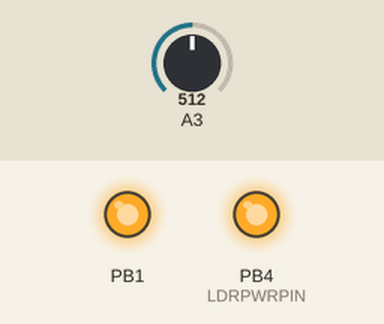
Simulated run of this sketch. Board: ATtiny85, built with avr-gcc and run on an emulated ATtiny85. Parts: output pins drawn as LEDs (lit = HIGH). The inputs (shaded band) are chosen by the test bench; at power-on: A3 = 512. What the sketch prints to the serial monitor is not drawn.

Above: at 0.1 s.
Timing chart, 0 to 1.6 s (numbered marks = the images above):
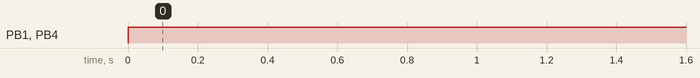

The sketch:

LDR_SENSORLIGHT.ino
```cpp
////////////////////////////////////////////////////////////

// LDR = Light Dpendant Resistor


//////////////////////// Bill of materials/////////////////
/*

1x LDR
1x 100k resistor
1x Led


*/
////////////////////////End ///////////////////////////////
//#include "Arduino.h"
#include "Pins.h"
#include "LDR.h"

// select for power save mode
#define USE_PWRpin
//#define 5v_Pin
#define PWRSAVE 5000  // Powersave timer
#define MIN 0
#define MAX 1023
#define OFF 0
#define ON 255
#define SCREENTIME 500
#define PWROFF 5000

// Predifed Pins or Chose your OWN uncomment
//ldr ldr(A3, 13,5000,5000);  // LDR = Pin Defined  (A3 , D13)  LED_BUILTIN on when Sensor powered
ldr ldr(LDR, LDRPWRPIN, PWRSAVE, SCREENTIME, LED, PWROFF);  // LDR = Pin Defined in Pins.h   (A3 , D13)  LED_BUILTIN on when Sensor powered
//LdrLed ldrLed(9);  // Chose your own pin PWM
ldrLed ldrLed(LED);  // Led for displaying reading   DEFAULT D9  PWM


void setup() {

  // Initialize serial communication if availible
#if defined(ESP8266) || (ESP32) || (__AVR_ATmega328P__) || (__AVR_ATmega168__)
  Serial.begin(9600);  // Set the baud rate as needed
#endif
  ldr.init();  // Start the LDR
}

void loop() {
  ldr.PWRsave();  // Sleep till retest to save power
  ldr.Read();                          // Start with sensor on Take a reading  store in variable value
  ldrLed.adaptive(MIN, MAX, OFF, ON);  // Map and set LED brightness
#if (value - oldLdr >= 200)
  Serial.println("Turning on due to significant change in light level");
  value = oldLdr;
#endif
}
```

LDR.cpp
```cpp
// LDR.cpp

#include "LDR.h"
#include "Pins.h"

int value = 0;
int output = 0;
unsigned long oldTime = 0;
int oldLdr = 0;

/////////////////  LED   SETUP   ///////////////////////
ldrLed::ldrLed(int Led) {
  _Led = Led;
}

void ldrLed::init() {
  pinMode(_Led, OUTPUT);
}

void ldrLed::on() {
  digitalWrite(_Led, HIGH);
}

void ldrLed::off() {
  digitalWrite(_Led, LOW);
}

void ldrLed::adaptive(int MIN, int MAX, int ON, int OFF) {
  output = map(value, MIN, MAX, OFF, ON);
  analogWrite(_Led, output);
}

////////////////  LDR  SETUP  //////////////////////////
ldr::ldr(int Ldr, int LdrPwrPin, int PWRSAVE, int SCREENTIME, int Led, int PWROFF)
  : ledInstance(Led), powerSave(false) {
  _Ldr = Ldr;
  _LdrPwrPin = LdrPwrPin;
  _PWRSAVE = PWRSAVE;
  _SCREENTIME = SCREENTIME;
  _Led = Led;
  _PWROFF = PWROFF;
}

void ldr::init() {
  pinMode(_Ldr, INPUT);
  pinMode(_LdrPwrPin, OUTPUT);
  ledInstance.init();  // Initialize the LED instance
}

void ldr::off() {
  digitalWrite(_LdrPwrPin, LOW);
  ledInstance.off();  // Turn off the LED
}

void ldr::on() {
  digitalWrite(_LdrPwrPin, HIGH);
  ledInstance.on();  // Turn on the LED
  //DisplayPWRsave(_PWROFF);
}

void ldr::Read() {
  on();
  value = analogRead(_Ldr);
}

void ldr::PWRsave() {
  if (value >= 700) {
    powersave = true;
    DisplayPWRsave(_PWROFF);
  } else {
    Display(_SCREENTIME);
    powersave = false;
  }
}

void ldr::PWRsaveOff() {
  on();
}

void ldr::Display(int SCREENTIME) {
  unsigned long time = millis();
  if (time - oldTime >= _SCREENTIME) {
    oldTime = time;
    _SCREENTIME = SCREENTIME;
    Serial.println("Turning off Powersave Mode Suggests Night Time");

    Serial.print("value  =  ");
    Serial.println(value);
    Serial.print("Output PWM  =  ");
    Serial.println(output);
    Serial.print("PowerSave  =  ");
    Serial.println(powersave);
  }
}

void ldr::DisplayPWRsave(int PWROFF) {
  unsigned long time = millis();
  if (time - oldTime >= _PWROFF) {
    oldTime = time;
    _PWROFF = PWROFF;
    Serial.println("Turning on Powersave Mode Suggests Day Time");

    Serial.print("value  =  ");
    Serial.println(value);
    Serial.print("Output PWM  =  ");
    Serial.println(output);
    Serial.print("PowerSave  =  ");
    Serial.println(powersave);
  }
}
```

LDR.h
```cpp
#ifndef LDR_H
#define LDR_H

#if defined(__AVR_ATmega328P__) || (__AVR_ATmega168__)

#include <LowPower.h>

#endif

class ldrLed {
public:
  ldrLed(int Led);
  void init();
  void on();
  void off();
  void adaptive(int MIN, int MAX, int ON, int OFF);
private:
  int _Led;
};

class ldr {
   bool powerSave;

public:
  ldr(int Ldr, int LdrPwrPin, int PWRSAVE, int SCREENTIME, int Led, int PWROFF);
  void init();
  void off();
  void on();
  void Read();
  void PWRsave();
  void PWRsaveOff();
  void Display(int SCREENTIME);
  void DisplayPWRsave(int PWROFF);


private:
  int _Ldr;
  int _LdrPwrPin;
  int _PWRSAVE;
  int _SCREENTIME;
  int _Led;
  ldrLed ledInstance;  // Added instance of ldrLed
  int value;
  int output;
  unsigned long oldTime;
  int oldLdr;
  int _PWROFF;
  bool powersave;
};

#endif

#if defined(ESP8266) || (ESP32) || (__AVR_ATmega328P__) || (__AVR_ATmega168__)
// Only for boards with serial support
extern bool serial;
#else
#warning "No Serial.print"
#endif
```

Pins.h
```cpp
/*/////////////////////Pin Definitions////////////////////

Edit to suit each pin is PWM (RED,GREEN,BLUE)

LDR = analog INPUT
LDRPWRPIN = Power leg to LDR
LED = LED??
////////////////////////////////////////////////////////*/
#ifndef PINS_H
#define PINS_H
#if defined(__AVR_ATmega328P__) || (__AVR_ATmega168__)
// Check if compiling for ATmega328p (e.g., Arduino Nano)
#define LDR A0
#define LDRPWRPIN 13
#define LED 9
////////////////////////////////////////////////////////

#elif defined(__AVR_ATtiny85__)  // Check if compiling for ATtiny85
// Burn Bootloader at 8MHz Internal Clock  For (1000ms = 1sec)
#define LDR A3
#define LDRPWRPIN 4
#define LED 1

////////////////////////////////////////////////////////
#elif defined(ESP8266)
// Check if compiling for ESP8266 (e.g., Wemos D1 R2 & mini)
#define LDR A0
#define LDRPWRPIN 8
#define LED 4

///////////////////////////////////////////////////////
#elif defined(ESP32)
// Check if compiling for ESP32  (e.g., ESP32 38pin("ESP32 DEV module"))
#define LDR A0
#define LDRPWRPIN 27
#define LED 26

//////////////////////////////////////////////////////
#else
#error "Unsupported board selected"
#error "Define New Board Or Pins"
bool serial = false;

#endif
#endif
```

Measured:
- by itself, PB1, PB4 (LDRPWRPIN): LOW → HIGH at 0.00 s
